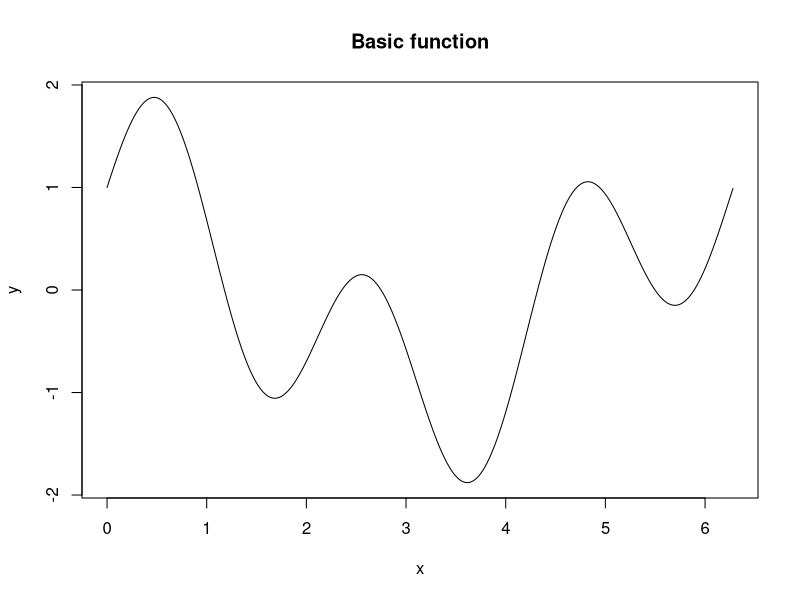
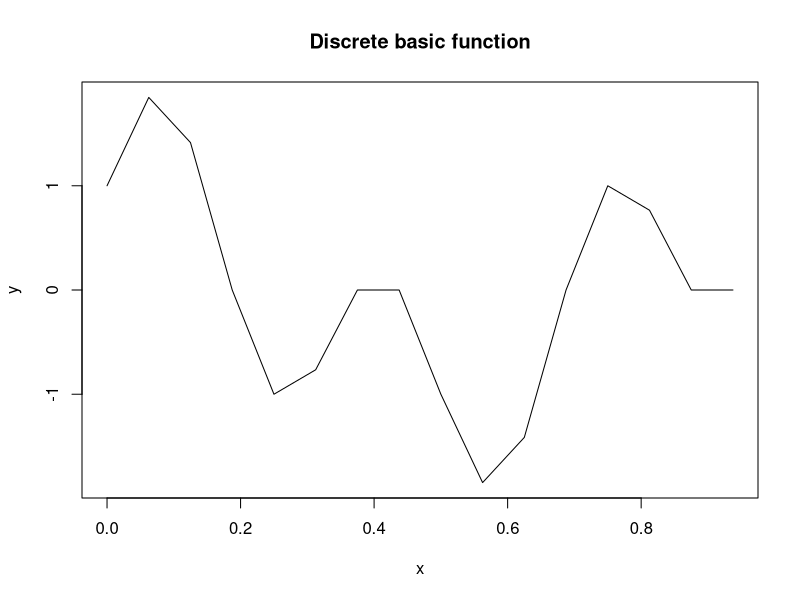

Write the R code that produced these figures, in order. (Note: this script raises an error after producing the figures.)
# Made by IvAlex

y <- function(x) {
  sin(3 * x) + cos(x)
}

custom_plot <- function(x, y, head_title) {
  plot(x, y, type = "l", xlab = "x", ylab = "y", main = head_title)
}

# Dots num
N <- 16

#Period
T <- 2 * pi

#Interval
a <- 0
b <- a + T

# 
custom_seq_interval = function(from, before, num_intervals){
  res <- seq(from, before, length.out = (num_intervals + 1))
  res[-length(res)]
}

# basic function
basic_xdots <- seq(a, b, by = 0.01)
basic_ydots <- y(basic_xdots)
custom_plot(basic_xdots, basic_ydots, "Basic function")

#discrete basic function
normilized_xdots <- custom_seq_interval(0, 1, N)
basic_xdots <- custom_seq_interval(a, b, N)
basic_ydots <- y(basic_xdots)
custom_plot(normilized_xdots, basic_ydots, "Discrete basic function")

#custom sign
custom_sign <- function(num) {
  ifelse(num > 0, 1, -1)
}

#Rademacher function
r <- function(k, t) {
  if (t < 0 || t >= 1)
  {
    stop("t must be in interval [0; 1)")
  }
  custom_sign(sin((2 ^ k) * pi * t))
}

number2binary = function(number, noBits) {
  binary_vector = rev(as.numeric(intToBits(number)))
  binary_vector[-(1:(length(binary_vector) - noBits))]
}

#Walsh function
wal <- function(n, t, r_num) {
  n_bin <- c(0, number2binary(n, r_num))
  res <- 1
  
  for(k in seq(1, r_num, by = 1)) {
    # because array indexes from 1
    res <- res * (r(k, t) ^ bitwXor(n_bin[r_num - k + 2], n_bin[r_num - k + 1]))
  }
  
  res
}

custom_is_integer <- function(x) {
  x %% 1 == 0
}

#Discrete Walsh Transform block
# i - non-normilized t value
normilized_wal <- function(n, i, N){
  wal(n, (i + 0.5)/N, log2(N))
}

# i - walsh function number
DWT_one <- function(dots, i) {
  size <- length(dots)
  sum(normilized_wal(i, seq(0, size - 1, by = 1), size) * dots) / sqrt(size)
}

#Discrete Walsh Transform
DWT <- function(dots) {
  size <- length(dots)
  r_num <- log2(size)
  if (!custom_is_integer(r_num)) {
    stop("Size must be an integer power of 2")
  }
  
  buff <- c()
  for (i in seq(0, size - 1, by = 1)) {
    buff <- c(buff, DWT_one(dots, i))
  }
  buff
}

dwt_ydots <- DWT(basic_ydots)
custom_plot(basic_xdots, dwt_ydots, "DWT")

# Fast Walsh Transform
FWT_help <- function(dots, i, pow, delta) {
  dots[i] + ((-1) ^ pow) * dots[i + delta]
}

FWT <- function(dots, size) {
  size <- size / 2
  if (size < 1) {
    dots
  }
  else {
    indexes <- seq(1, size, by = 1)
    
    seq1 <- FWT_help(dots, indexes, 0, size)
    seq2 <- FWT_help(dots, indexes, 1, size)
    
    c(FWT(seq1, size), FWT(seq2, size)) / sqrt(2)
  }
}

res <- FWT(basic_ydots, N)
custom_plot(basic_xdots, res, "FWT")
